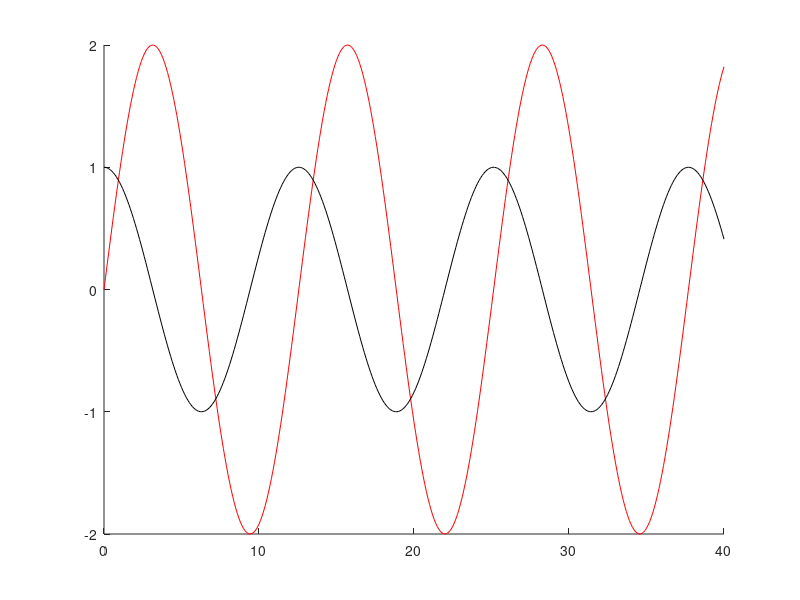

Here is the MATLAB script that generated this plot: (Note: this script raises an error after producing the figure.)

clc
clear all
format long
%Time plot

timeplot=10;

%Newmark Method
%Initial Conditions
u0=0;
v0=1;
a0=0;

%Parameter
gamma=0.5;
beta=0.25;
w=0.5;
T=1/w;
%time
tf=20*T;
delta_t=0.1;


%Exact Solution
sol_ex=@(t) v0*sin(w*t)/w;

u_n1=[];
v_n1=[];
a_n1=[];
p_hat=[];

u_n1(1)=u0;
v_n1(1)=v0;
a_n1(1)=-w^2*u_n1(1);

it=delta_t;
n=tf/delta_t;
vt = linspace(0,tf,n+1);

k1=1/(beta*delta_t^2);
k2=1/(beta*delta_t);
k3=(1/(2*beta)-1);
k_hat=w^2+k1;
i=2; %index 

while it<=tf+delta_t
    p_hat(i)=k1*u_n1(i-1)+k2*v_n1(i-1)+k3*a_n1(i-1);
    
    u_n1(i)=p_hat(i)/k_hat;
    v_n1(i)=gamma/(beta*delta_t)*(u_n1(i)-u_n1(i-1))+(1-gamma/beta)*v_n1(i-1)+delta_t*(1-gamma/(2*beta))*a_n1(i-1);
    a_n1(i)=1/(delta_t^2*beta)*(u_n1(i)-u_n1(i-1))-1/(beta*delta_t)*v_n1(i-1)-(1/(2*beta)-1)*a_n1(i-1);
    it=it+delta_t;
    i=i+1;
end



%Newmark Displacement Plot
figure(1)
hold on
plot(vt,u_n1, '-r');
plot(vt,v_n1, '-k');
tit='Solution Comparison beta='+string(beta)+' $\Delta t=$'+string(delta_t);
title(tit,'Interpreter','latex','FontSize',17);
xlabel('$t$','Interpreter','latex','FontSize',17);
ylabel('$u$','Interpreter','latex','FontSize',17);

%Exact Displacement Plot
n_ex=tf/0.001;
vt_ex = linspace(0,tf,n+1);
plot(vt_ex,sol_ex(vt_ex),'-b');
grid on
legend('Newmark','Velocity','Exact')
hold off

